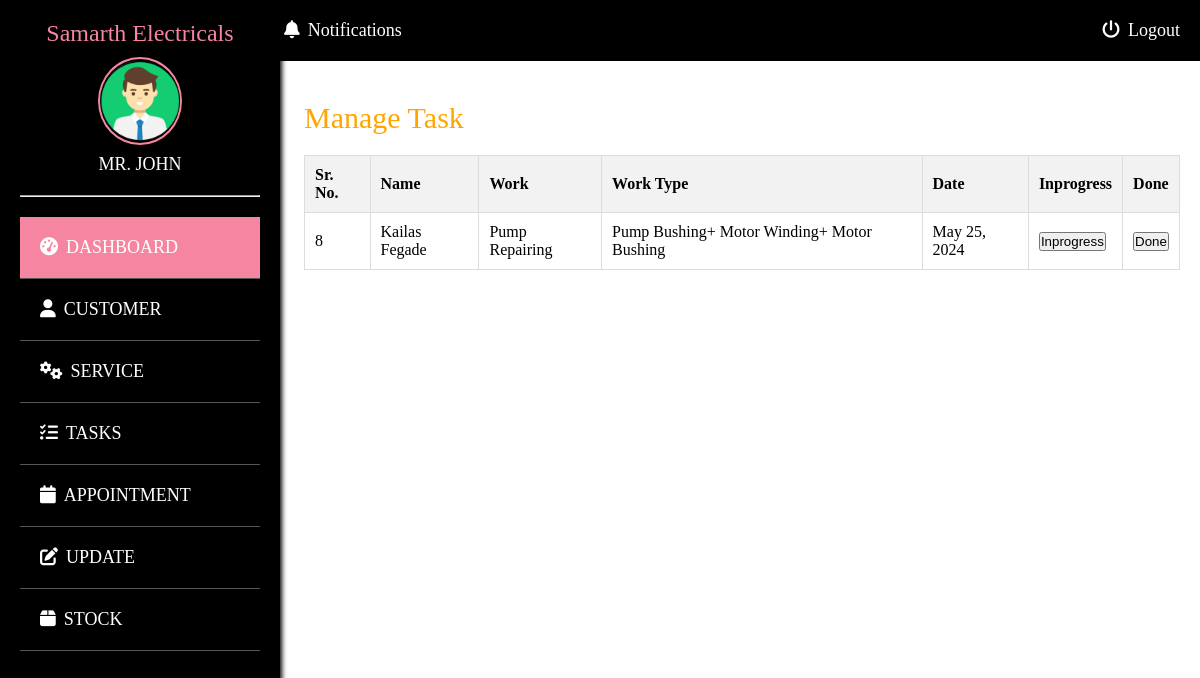
Page /owner/manage_task/ on the committed database.
### app/models.py (models this page shows)
class Appointment(models.Model):
    appointment_id = models.AutoField(primary_key=True)
    name = models.CharField(max_length=20, default='')
    reason = models.CharField(max_length=100, default='')
    reason_type = models.CharField(max_length=50, default='')
    date = models.DateField(max_length=20, default='')
    time = models.TimeField(max_length=10, default='')
    status = models.CharField(max_length=20, default='')
    task_status = models.CharField(max_length=20, default='')
    appointment_date = models.DateField(auto_now_add=True)
    pay = models.DecimalField(max_digits=10, decimal_places=2, default=0.00)

### app/owner.py (the view)
# urls.py: path('owner/manage_task/', owner.manage_task, name='manage_task'),
def manage_task(request):
    all = Appointment.objects.filter(status="Approve", task_status='Na')
    return render(request, 'owner/manage_task.html', {"filter": all})

### templates/owner/manage_task.html (shortened to what this page needs)
<!DOCTYPE html>
<html lang="en">
<head>
     {% load static %}
    {% include 'owner/head.html' %}
    <link rel="stylesheet" href="https://cdnjs.cloudflare.com/ajax/libs/font-awesome/5.15.3/css/all.min.css"/>
    <link rel="stylesheet" href="https://cdnjs.cloudflare.com/ajax/libs/font-awesome/6.5.1/css/all.min.css">
</head>
<body>
    <div class="banner">
    <div id="Panel1">
        <h1>Manage Task</h1>
        <div class="view_customer_Manage_task">
            <table id="customer_table_Manage_task">
                <tr>
                    <th id="th1">Sr. No.</th>
                    <th id="th1">Name</th>
                    <th id="th1">Work</th>
                    <th id="th1">Work Type</th>
                    <th id="th1">Date</th>
                    <th id="th1">Inprogress</th>
                    <th id="th1">Done</th>
                </tr>
                {% for i in filter %}
                <tr>
                    <td id="td1">{{ i.appointment_id }}</td>
                    <td id="td1">{{ i.name }}</td>
                    <td id="td1">{{ i.reason }}</td>
                    <td id="td1">{{ i.reason_type }}</td>
                    <td id="td1">{{ i.date }}</td>
                    <td id="td1">
                        <form action="{% url 'update_task' %}" method="post">
                                    <input type="submit" value="Inprogress">
                        </form>
                    </td>
                    <td id="td1">
                                <form action="{% url 'update_task' %}" method="post">
                                    <input type="submit" value="Done">
                                </form>
                    </td>
                </tr>
                {% endfor %}
            </table>
        </div>
</body>
</html>

### templates/owner/manage_task.html (style rules this page uses)
.banner { margin-left: 250px; text-align: center; height: 100vh; margin-left: 22%; }
#pannel,#Panel1,#Panel2 { margin-top: 20px; margin-left: 20px; padding: 20px; }
h1 { font-size: 30px; font-weight:20; margin-bottom: 20px; color: orange; text-align:left; }
#customer_table_Manage_task { width: 100%; border-collapse: collapse; }
#customer_table_Manage_task th, #customer_table_Manage_task td { padding: 10px; border: 1px solid #ddd; }
#customer_table_Manage_task th { background-color: #f2f2f2; }
#th1 { font-weight: bold; text-align: left; }
#td1 { text-align: left; }

### templates/owner/head.html (style rules this page uses)
* { margin: 0; padding: 0; }

### rows in the picture
Appointment: appointment_id "8", name "Kailas Fegade", reason "Pump Repairing", reason_type "Pump Bushing+ Motor Winding+ Motor Bushing", date "May 25, 2024"
